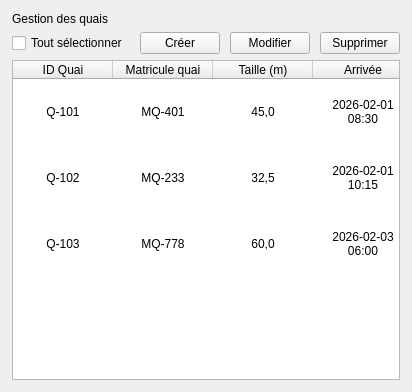
         <widget class="QFrame" name="tableCard">
          <property name="minimumSize"><size><width>0</width><height>360</height></size></property>
          <property name="frameShape"><enum>QFrame::NoFrame</enum></property>
          <layout class="QVBoxLayout" name="tableCardLayout" stretch="0,0,1">
           <property name="leftMargin"><number>12</number></property>
           <property name="topMargin"><number>12</number></property>
           <property name="rightMargin"><number>12</number></property>
           <property name="bottomMargin"><number>12</number></property>
           <item>
            <widget class="QLabel" name="tableTitle">
             <property name="text"><string>Gestion des quais</string></property>
            </widget>
           </item>
           <item>
            <layout class="QHBoxLayout" name="tableTopRow">
             <property name="spacing"><number>12</number></property>
             <item>
              <widget class="QCheckBox" name="selectAll">
               <property name="text"><string>Tout sélectionner</string></property>
               <property name="checked"><bool>false</bool></property>
              </widget>
             </item>
             <item>
              <spacer name="tableTopSpacer">
               <property name="orientation"><enum>Qt::Horizontal</enum></property>
               <property name="sizeHint" stdset="0"><size><width>0</width><height>0</height></size></property>
              </spacer>
             </item>
            <item>
             <layout class="QHBoxLayout" name="btnRow">
              <property name="spacing"><number>10</number></property>
              <property name="leftMargin"><number>0</number></property>
              <property name="topMargin"><number>0</number></property>
              <property name="rightMargin"><number>0</number></property>
              <property name="bottomMargin"><number>0</number></property>
              <item>
               <widget class="QPushButton" name="btnCreate">
                <property name="text"><string>Créer</string></property>
                <property name="cursor"><cursorShape>PointingHandCursor</cursorShape></property>
               </widget>
              </item>
              <item>
               <widget class="QPushButton" name="btnUpdate">
                <property name="text"><string>Modifier</string></property>
                <property name="cursor"><cursorShape>PointingHandCursor</cursorShape></property>
               </widget>
              </item>
              <item>
               <widget class="QPushButton" name="btnDelete">
                <property name="text"><string>Supprimer</string></property>
                <property name="cursor"><cursorShape>PointingHandCursor</cursorShape></property>
               </widget>
              </item>
             </layout>
            </item>
            </layout>
           </item>
           <item>
            <widget class="QTableWidget" name="table">
             <property name="minimumSize"><size><width>0</width><height>320</height></size></property>
             <property name="selectionMode"><enum>QAbstractItemView::ExtendedSelection</enum></property>
             <property name="selectionBehavior"><enum>QAbstractItemView::SelectRows</enum></property>
             <property name="showGrid"><bool>false</bool></property>
             <property name="sortingEnabled"><bool>true</bool></property>
             <property name="alternatingRowColors"><bool>false</bool></property>
             <property name="wordWrap"><bool>true</bool></property>
             <property name="textElideMode"><enum>Qt::ElideNone</enum></property>
             <property name="horizontalScrollBarPolicy"><enum>Qt::ScrollBarAlwaysOff</enum></property>
             <property name="rowCount"><number>3</number></property>
             <property name="columnCount"><number>8</number></property>
             <attribute name="horizontalHeaderVisible"><bool>true</bool></attribute>
             <attribute name="horizontalHeaderStretchLastSection"><bool>true</bool></attribute>
             <attribute name="horizontalHeaderMinimumSectionSize"><number>70</number></attribute>
             <attribute name="verticalHeaderVisible"><bool>false</bool></attribute>
             <attribute name="verticalHeaderDefaultSectionSize"><number>66</number></attribute>
             <column>
              <property name="text"><string>ID Quai</string></property>
             </column>
             <column>
              <property name="text"><string>Matricule quai</string></property>
             </column>
             <column>
              <property name="text"><string>Taille (m)</string></property>
             </column>
             <column>
              <property name="text"><string>Arrivée</string></property>
             </column>
             <column>
              <property name="text"><string>Départ</string></property>
             </column>
             <column>
              <property name="text"><string>État</string></property>
             </column>
             <column>
              <property name="text"><string>Prix (DT/h)</string></property>
             </column>
             <column>
              <property name="text"><string>Retard (min)</string></property>
             </column>
             <row/>
             <row/>
             <row/>
             <item row="0" column="0"><property name="text"><string>Q-101</string></property><property name="textAlignment"><set>AlignCenter</set></property></item>
             <item row="0" column="1"><property name="text"><string>MQ-401</string></property><property name="textAlignment"><set>AlignCenter</set></property></item>
             <item row="0" column="2"><property name="text"><string>45,0</string></property><property name="textAlignment"><set>AlignCenter</set></property></item>
             <item row="0" column="3"><property name="text"><string>2026-02-01 08:30</string></property><property name="textAlignment"><set>AlignCenter</set></property></item>
             <item row="0" column="4"><property name="text"><string>2026-02-01 18:30</string></property><property name="textAlignment"><set>AlignCenter</set></property></item>
             <item row="0" column="5"><property name="text"><string>Occupé</string></property><property name="textAlignment"><set>AlignCenter</set></property></item>
             <item row="0" column="6"><property name="text"><string>120,00</string></property><property name="textAlignment"><set>AlignCenter</set></property></item>
             <item row="0" column="7"><property name="text"><string>120</string></property><property name="textAlignment"><set>AlignCenter</set></property></item>
             <item row="1" column="0"><property name="text"><string>Q-102</string></property><property name="textAlignment"><set>AlignCenter</set></property></item>
             <item row="1" column="1"><property name="text"><string>MQ-233</string></property><property name="textAlignment"><set>AlignCenter</set></property></item>
             <item row="1" column="2"><property name="text"><string>32,5</string></property><property name="textAlignment"><set>AlignCenter</set></property></item>
             <item row="1" column="3"><property name="text"><string>2026-02-01 10:15</string></property><property name="textAlignment"><set>AlignCenter</set></property></item>
             <item row="1" column="4"><property name="text"><string>2026-02-01 22:00</string></property><property name="textAlignment"><set>AlignCenter</set></property></item>
             <item row="1" column="5"><property name="text"><string>Libre</string></property><property name="textAlignment"><set>AlignCenter</set></property></item>
             <item row="1" column="6"><property name="text"><string>95,00</string></property><property name="textAlignment"><set>AlignCenter</set></property></item>
             <item row="1" column="7"><property name="text"><string>225</string></property><property name="textAlignment"><set>AlignCenter</set></property></item>
             <item row="2" column="0"><property name="text"><string>Q-103</string></property><property name="textAlignment"><set>AlignCenter</set></property></item>
             <item row="2" column="1"><property name="text"><string>MQ-778</string></property><property name="textAlignment"><set>AlignCenter</set></property></item>
             <item row="2" column="2"><property name="text"><string>60,0</string></property><property name="textAlignment"><set>AlignCenter</set></property></item>
             <item row="2" column="3"><property name="text"><string>2026-02-03 06:00</string></property><property name="textAlignment"><set>AlignCenter</set></property></item>
             <item row="2" column="4"><property name="text"><string>2026-02-03 20:30</string></property><property name="textAlignment"><set>AlignCenter</set></property></item>
             <item row="2" column="5"><property name="text"><string>En maintenance</string></property><property name="textAlignment"><set>AlignCenter</set></property></item>
             <item row="2" column="6"><property name="text"><string>0,00</string></property><property name="textAlignment"><set>AlignCenter</set></property></item>
             <item row="2" column="7"><property name="text"><string>390</string></property><property name="textAlignment"><set>AlignCenter</set></property></item>
            </widget>
           </item>
          </layout>
         </widget>
